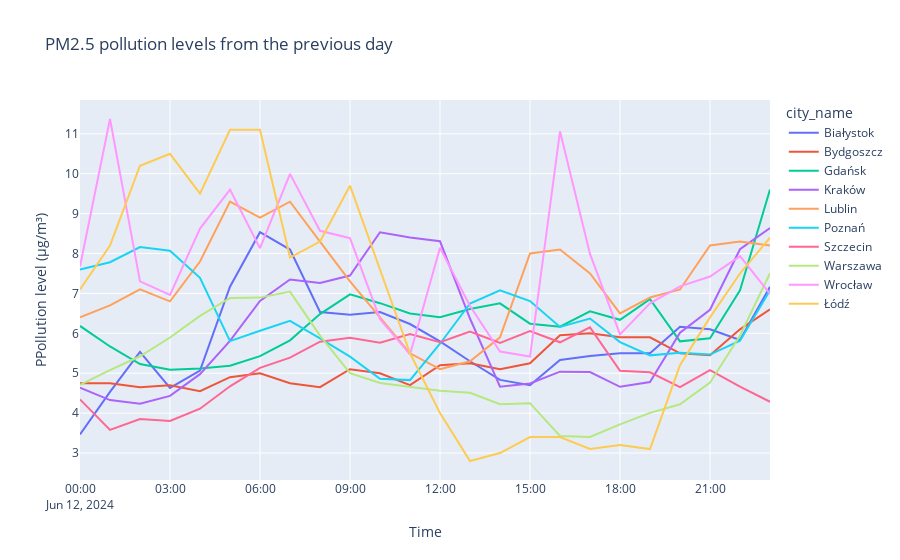

Write notebook code for a chart like this one.
### Code cell
measurements_query = f"""
    SELECT s.city_id, c.name AS city_name, am.date_time, am.value
    FROM actual_measurements am
    JOIN sensors se ON am.sensor_id = se.sensor_id
    JOIN stations s ON se.station_id = s.station_id
    JOIN cities c ON s.city_id = c.city_id
    JOIN params p ON se.param_id = p.param_id
    WHERE DATE(am.date_time) = DATE('{one_day_ago}')
      AND p.formula = 'PM2.5'
      AND s.city_id IN ({','.join(map(str, filtered_cities_df['city_id'].tolist()))})
"""

measurements_df = pd.read_sql_query(measurements_query, conn)

measurements_df['date_time'] = pd.to_datetime(measurements_df['date_time'])
measurements_df['value'] = pd.to_numeric(measurements_df['value'], errors='coerce')
average_data = measurements_df.groupby(['city_name', pd.Grouper(key='date_time', freq='H')])['value'].mean().reset_index()

warnings.filterwarnings("ignore")

fig = px.line(average_data, x='date_time', y='value', color='city_name', title='PM2.5 pollution levels from the previous day')
fig.update_layout(xaxis_title='Time', yaxis_title='PPollution level (µg/m³)', hovermode='closest')

fig.show()
